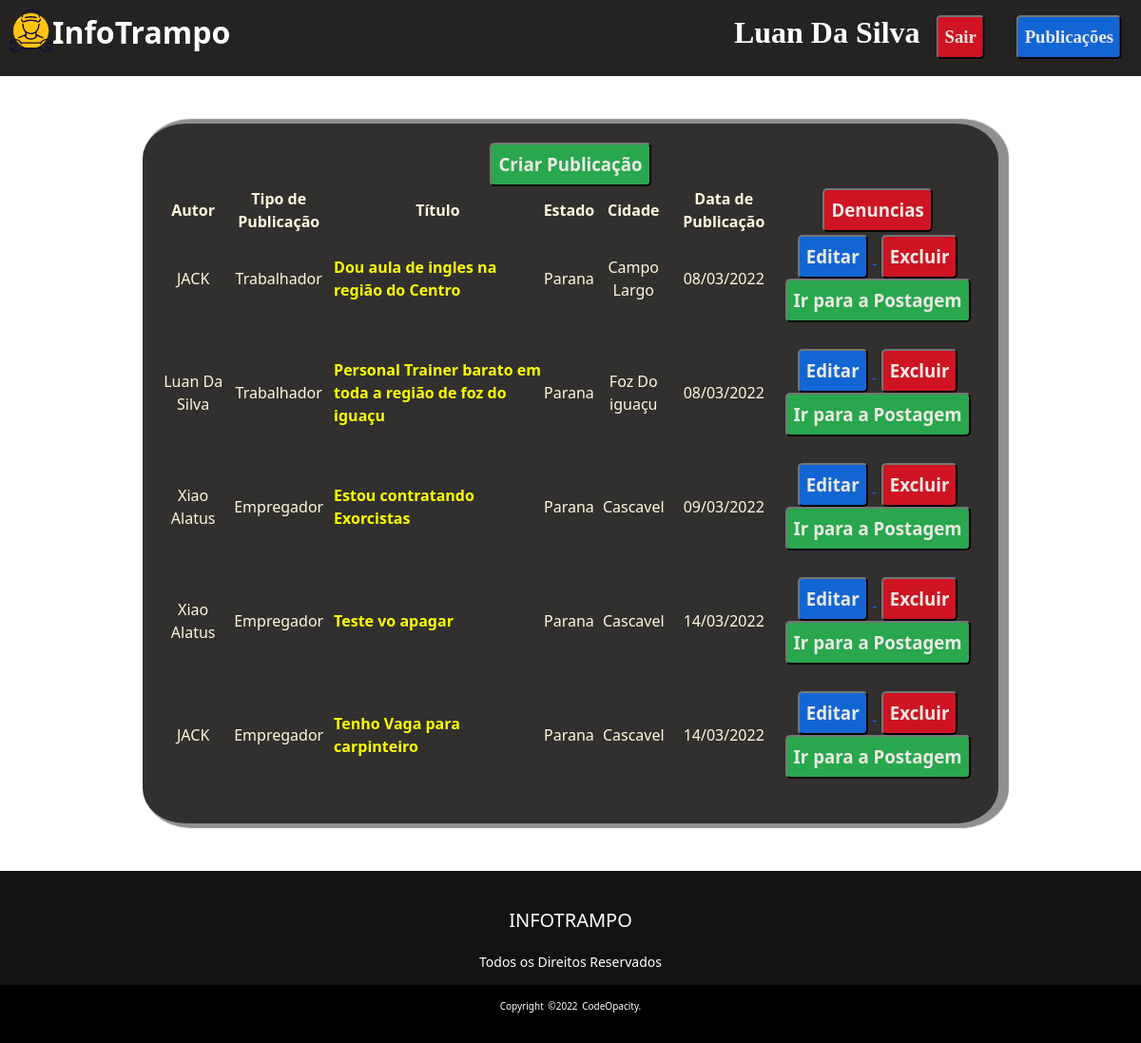
The page /INFOTRAMPO/publicacoes.php (signed in) on the database its author committed.
### tables this page shows
CREATE TABLE `tb_publicacao` (
  `id_publicacao` int NOT NULL AUTO_INCREMENT,
  `tipo_publicacao` enum('Trabalhador','Empregador') NOT NULL,
  `titulo` varchar(255) NOT NULL,
  `descricao` varchar(255) NOT NULL,
  `estado` varchar(255) NOT NULL,
  `cidade` varchar(255) NOT NULL,
  `data_publicacao` datetime DEFAULT CURRENT_TIMESTAMP,
  `id_autor` int DEFAULT NULL,
  PRIMARY KEY (`id_publicacao`),
  KEY `fk_user` (`id_autor`),
  CONSTRAINT `fk_user` FOREIGN KEY (`id_autor`) REFERENCES `tb_users` (`id`)
);

CREATE TABLE `tb_users` (
  `id` int NOT NULL AUTO_INCREMENT,
  `tipo_user` enum('cliente','administrador') DEFAULT 'cliente',
  `nome` varchar(140) DEFAULT NULL,
  `cpf` varchar(45) DEFAULT NULL,
  `senha` varchar(155) DEFAULT NULL,
  `email` varchar(45) DEFAULT NULL,
  `descricao` longtext,
  `data_nascimento` date DEFAULT NULL,
  PRIMARY KEY (`id`),
  UNIQUE KEY `cpf_UNIQUE` (`cpf`),
  UNIQUE KEY `email_UNIQUE` (`email`)
);

### INFOTRAMPO/app/Sessao/LogSessao.php (called while the page is built, shortened)
<?php
class LogSessao{
    public static function getUserLog(){
        return self::isLogged() ? $_SESSION['usuario'] : null;
    }
    public static function isLogged(){
        return isset($_SESSION['usuario']['id']);
    }
}
?>

### INFOTRAMPO/publicacoes.php (called while the page is built, shortened)
<?php
    $publicacoes = Publicacao::getPublicacoes();
    include __DIR__ . '/includes/header.php';
    include __DIR__ . '/includes/listaPublicacoes.php';
    include __DIR__ . '/includes/footer.php';
?>

### INFOTRAMPO/app/db/dataBase.php (called while the page is built, shortened)
<?php
class dataBase{
        private $connection;
        private function setConnection(){
            try {
               $this->connection = new PDO('mysql:host='.self::HOST.';dbname='.self::NAME,self::USER,self::PASS);
               $this->connection->setAttribute(PDO::ATTR_ERRMODE,PDO::ERRMODE_EXCEPTION);
            } catch (PDOException $e) {
                die('ERROR: '.$e->getMessage());
            }
        }
        public function execute ($query,$params=[]) {
            try {
                $statemente = $this->connection->prepare($query);
                $statemente->execute($params);
                return $statemente;
            } catch (PDOException $e) {
                 die('ERROR: '.$e->getMessage());
             }
        }
        public function selectOne($id){
            $query = 'SELECT * FROM tb_users WHERE '.$id;
            return $this->execute($query);
        }
    public function selectPublicacao($where = null, $order = null, $limit = null, $fields = '*')
    {
        $where = strlen($where) ? 'WHERE' . $where : '';
        $order = strlen($order) ? 'ORDER BY' . $order : '';
        $limit = strlen($limit) ? 'LIMIT' . $limit : '';
        $query = 'SELECT ' . $fields . ' FROM tb_publicacao ' . $where . ' ' . $order . ' ' . $limit;
        return $this->execute($query);
    }
    }

### INFOTRAMPO/app/Entity/Publicacao.php (called while the page is built, shortened)
<?php
class Publicacao
{
    public static function getPublicacoes($where = null, $order = null, $limit = null)
    {
        return (new dataBase('tb_publicacao'))->selectPublicacao($where, $order, $limit)->fetchAll(PDO::FETCH_CLASS, self::class);
    }
}

### INFOTRAMPO/app/Entity/Usuario.php (called while the page is built, shortened)
<?php
class Usuario
{
    public static function getUser($id){
        return (new dataBase('tb_users'))->selectOne('id = '.$id)
                                        ->fetchObject(self::class);
    }
}

### INFOTRAMPO/includes/listaPublicacoes.php (the view, shortened to what this page needs)
<?php
$button = '';
$resultado = '';
foreach ($publicacoes as $publicacao) {
    $userA   = Usuario::getUser($publicacao->id_autor);
    $nomeAutor = $userA->nome;
    if ($userLog['tipo_user'] == 'administrador') {
        $button = '<a href="registrosDenuncia.php?id=' . $userA->id . '">
                              <button type="button" class="btn-vermelho">Denuncias</button>
                        </a>';
        $resultado .= '<tr>
                    <td>' . $nomeAutor . '</td>
                    <td>' . ($publicacao->tipo_publicacao == 'Empregador' ? 'Empregador' : 'Trabalhador') . '</td>
                    <td class="titulo">' . $publicacao->titulo . '</td>
                    <td>' . $publicacao->estado . '</td>
                    <td>' . $publicacao->cidade . '</td>
                    <td>' . date('d/m/Y', strtotime($publicacao->data_publicacao)) . '</td>
                    <td>
                        <a href="editarPublicacao.php?id=' . $publicacao->id_publicacao . '">
                            <button type="button" class="btn-azul">Editar</button>
                        </a>
                        <a href="excluirPublicacao.php?id=' . $publicacao->id_publicacao . '">
                            <button type="button" class="btn-vermelho">Excluir</button>
                        </a>
                        <a href="verPublicacao.php?id=' . $publicacao->id_publicacao . '">
                            <button type="button" class="btn-verde">Ir para a Postagem</button>
                        </a>
                    </td>
                </tr>
                <tr><td>&nbsp</td><td>&nbsp</td><td>&nbsp</td><td>&nbsp</td><td>&nbsp</td><td>&nbsp</td><td>&nbsp</td></tr>
                ';
    };
}
?>
<body background="img/infotrampo.png">
    <main>
        <div class="container">
            <section>
                <div class="cardList">
                    <section>
                        <a href="cadastrarPublicacao.php">
                            <button class="btn-verde"> Criar Publicação </button>
                        </a>
                    </section>
                    <table>
                        <thead>
                            <th>Autor</th>
                            <th>Tipo de Publicação</th>
                            <th>Título</th>
                            <th>Estado</th>
                            <th>Cidade</th>
                            <th>Data de Publicação</th>
                            <th><?= $button ?></th>
                        </thead>
                        <tbody>
                            <?= $resultado ?>
                        </tbody>
                    </table>
                </div>
            </section>
        </div>
    </main>

### INFOTRAMPO/includes/header.php (shortened to what this page needs)
<?php
    $userLog = LogSessao::getUserLog();
    $userL = $userLog ?'<a href="perfil.php">'.
            $userLog['nome'].
        '</a> <a href="deslogar.php" class="ml-2">
            <button class="btn-vermelho">Sair</button>
        </a>
        <a href="publicacoes.php" style="margin-left: 10px;">
                    <button class="btn-azul">Publicações</button>
        </a>'
         :
            'Visitante
        <a href="cadastrar.php">
            <button class="btn-verde" style="margin-left: 10px;">Cadastrar</button>
        </a>
        <a href="logar.php">
            <button class="btn-azul" style="margin-left: 10px;">Login</button>
        </a>'
        ;
?>
<!doctype html>
<html lang="en">
  <head>
    <link rel="stylesheet" href="includes/css/styles.css">
    <link rel="stylesheet" href="https://stackpath.bootstrapcdn.com/font-awesome/4.7.0/css/font-awesome.min.css">
    <link href="https://cdn.jsdelivr.net/npm/bootstrap@5.1.3/dist/css/bootstrap.min.css" rel="stylesheet">
    <div class="nav-logo" >
        <a href="index.php">InfoTrampo</a>
        <div class="info-user">
                 <?=$userL?>
        </div>
    </div>
     </head>

### INFOTRAMPO/includes/footer.php (shortened to what this page needs)
  </body>
    <footer>
        <div class="footer-content">
            <h2>INFOTRAMPO</h2>
            <p>Todos os Direitos Reservados</p>
        </div>
        <div class="footer-bottom">
            <p>copyright &copy;2022 codeOpacity.</p>
        </div>
    </footer>
</body>
</html>

### INFOTRAMPO/includes/css/styles.css (style rules this page uses)
body, h1, h2, h3, p, ul, li, a { margin: 0px; padding: 0px; }
body { font-family: 'Poppins Semi Bold', sans-serif ; }
a { text-decoration: none; }
* { box-sizing: border-box; }
body { background-repeat: no-repeat; background-size: cover; background-attachment: fixed; background-color: yellow; }
.btn-verde { background-color: rgb(40, 167, 78); border-color: #222222; color: rgb(236, 233, 229); font-weight: bold; font-size: 14pt; border-radius: 5px; cursor: pointer; outline: none; margin-right: 5px; margin-left: 5px; text-align: center; }
.btn-vermelho { background-color: rgb(206, 20, 35); border-color: #222222; color: rgb(236, 233, 229); font-weight: bold; font-size: 14pt; border-radius: 5px; cursor: pointer; outline: none; margin-right: 5px; margin-left: 5px; }
.btn-azul { background-color: rgb(18, 102, 212); border-color: #222222; color: rgb(236, 233, 229); font-weight: bold; font-size: 14pt; border-radius: 5px; cursor: pointer; outline: none; margin-right: 5px; margin-left: 5px; }
.info-user { color: yellow; font-family: Georgia, 'Times New Roman', Times, serif; font-weight: normal; font-size: 28px; position:sticky; left:1000px; }
.nav-logo { font-size: 2em; font-weight: bold; display: flex; padding: 10px; background-color: rgb(36, 35, 34); height: 80px; width: 100%; }
.nav-logo a { text-decoration: none; color: white; font-size: 2rem; font-weight: bold; margin-right: 5px; }
.container { display: flex; justify-content: center; width: 100%; margin-top: 50px; margin-bottom: 50px; }
.cardList { background-color:rgb(49, 48, 46); padding: 20px; border-radius: 5%; box-shadow: 6px 0px 1px 5px #00000070; width: 900px; text-align: center; color:cornsilk; }
.titulo { font-weight: bold; color: yellow; text-align:left; }
button { background-color: transparent; border-color: #222222; color: black; padding: 7px; font-weight: bold; font-size: 12pt; margin-top: 20px; border-radius: 5px; cursor: pointer; outline: none; }
footer { background-color: rgb(19, 18, 18); height: auto; width: 100%; padding-top: 40px; color: #fff; }
.footer-content { display: flex; align-items: center; justify-content: center; flex-direction: column; text-align: center; }
.footer-content h2 { font-size: 20px; }
.footer-content p { max-width: 500px; margin: 10px auto; line-height: 28px; font-size: 14px; }
.footer-bottom { background-color: black; width: 100%; padding: 15px 0; text-align: center; }
.footer-bottom p { font-size: 10px; word-spacing: 2px; text-transform: capitalize; }

### rows shown on the page
tb_publicacao: id_autor.nome "JACK", tipo_publicacao "Trabalhador", titulo "Dou aula de ingles na região do Centro", estado "Parana", cidade "Campo Largo", data_publicacao "08/03/2022"
tb_publicacao: id_autor.nome "Luan Da Silva", tipo_publicacao "Trabalhador", titulo "Personal Trainer barato em toda a região de foz do iguaçu", estado "Parana", cidade "Foz Do iguaçu", data_publicacao "08/03/2022"
tb_publicacao: id_autor.nome "Xiao Alatus", tipo_publicacao "Empregador", titulo "Estou contratando Exorcistas", estado "Parana", cidade "Cascavel", data_publicacao "09/03/2022"
tb_publicacao: id_autor.nome "Xiao Alatus", tipo_publicacao "Empregador", titulo "Teste vo apagar", estado "Parana", cidade "Cascavel", data_publicacao "14/03/2022"
tb_publicacao: id_autor.nome "JACK", tipo_publicacao "Empregador", titulo "Tenho Vaga para carpinteiro", estado "Parana", cidade "Cascavel", data_publicacao "14/03/2022"

### other values the page prints
$userLog['nome'] "Luan Da Silva"
